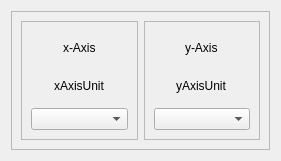
<?xml version="1.0" encoding="UTF-8"?>
<ui version="4.0">
 <class>Form</class>
 <widget class="QWidget" name="Form">
  <property name="geometry">
   <rect>
    <x>0</x>
    <y>0</y>
    <width>281</width>
    <height>161</height>
   </rect>
  </property>
  <property name="windowTitle">
   <string>Form</string>
  </property>
  <layout class="QVBoxLayout" name="verticalLayout_3">
   <item>
    <widget class="QFrame" name="frame_3">
     <property name="frameShape">
      <enum>QFrame::StyledPanel</enum>
     </property>
     <property name="frameShadow">
      <enum>QFrame::Raised</enum>
     </property>
     <layout class="QHBoxLayout" name="horizontalLayout">
      <item>
       <widget class="QFrame" name="frame">
        <property name="frameShape">
         <enum>QFrame::StyledPanel</enum>
        </property>
        <property name="frameShadow">
         <enum>QFrame::Raised</enum>
        </property>
        <layout class="QVBoxLayout" name="verticalLayout">
         <item alignment="Qt::AlignHCenter">
          <widget class="QLabel" name="xAxisLabel">
           <property name="text">
            <string>x-Axis</string>
           </property>
          </widget>
         </item>
         <item alignment="Qt::AlignHCenter|Qt::AlignVCenter">
          <widget class="QLabel" name="xAxisUnitLabel">
           <property name="text">
            <string>xAxisUnit</string>
           </property>
          </widget>
         </item>
         <item>
          <widget class="QComboBox" name="xAxisComboBox"/>
         </item>
        </layout>
       </widget>
      </item>
      <item>
       <widget class="QFrame" name="frame_2">
        <property name="frameShape">
         <enum>QFrame::StyledPanel</enum>
        </property>
        <property name="frameShadow">
         <enum>QFrame::Raised</enum>
        </property>
        <layout class="QVBoxLayout" name="verticalLayout_2">
         <item alignment="Qt::AlignHCenter">
          <widget class="QLabel" name="yAxisLabel">
           <property name="text">
            <string>y-Axis</string>
           </property>
          </widget>
         </item>
         <item alignment="Qt::AlignHCenter|Qt::AlignVCenter">
          <widget class="QLabel" name="yAxisUnitLabel">
           <property name="text">
            <string>yAxisUnit</string>
           </property>
          </widget>
         </item>
         <item>
          <widget class="QComboBox" name="yAxisComboBox"/>
         </item>
        </layout>
       </widget>
      </item>
     </layout>
    </widget>
   </item>
  </layout>
 </widget>
 <resources/>
 <connections/>
</ui>
